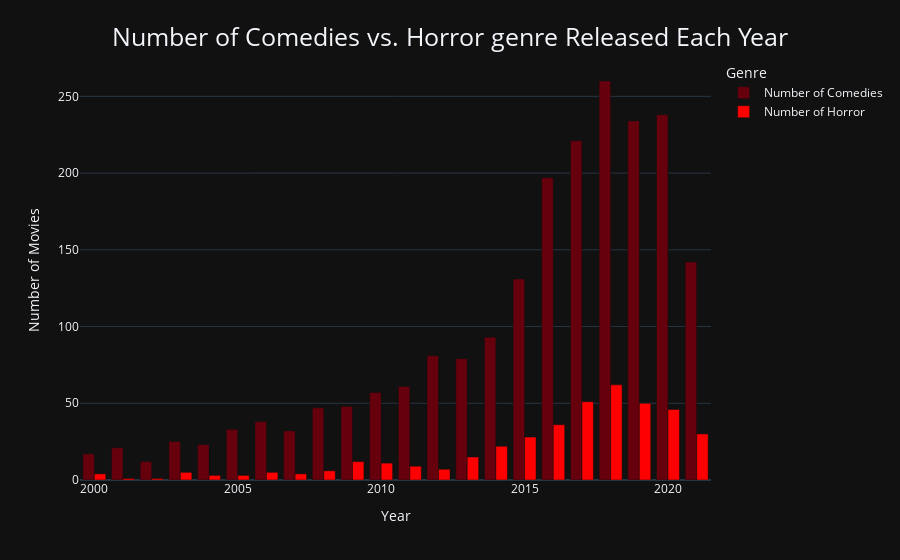

The cell this chart's notebook holds for it:
### Code cell
comedy_count_by_year = comedy_df.groupby(comedy_df['release_year'].dt.year)['title'].count().reset_index()
comedy_count_by_year.columns = ['Year', 'Number of Comedies']

horror_count_by_year = horror_df.groupby(horror_df['release_year'].dt.year)['title'].count().reset_index()
horror_count_by_year.columns = ['Year', 'Number of Horror']

# Merge both DataFrames on 'Year' column
merged_df = pd.merge(comedy_count_by_year, horror_count_by_year, on='Year', how='outer').fillna(0)

fig = px.bar(merged_df, x='Year', y=['Number of Comedies', 'Number of Horror'],
             labels={'value': 'Number of Movies', 'variable': 'Genre'},
             color_discrete_map={'Number of Comedies': '#67000D', 'Number of Horror': 'red'},
             barmode='group',
             template='plotly_dark')

fig.update_layout(
    title={
        'text': "Number of Comedies vs. Horror genre Released Each Year",
        'y': 0.95,
        'x': 0.5,
        'xanchor': 'center',
        'yanchor': 'top',
        'font': {
            'size': 25
        }
    },
)


fig.show()

### Figure 1 — Plotly figure (JSON) as saved in the notebook; plotly's stock layout.template omitted (floating-point values rounded to 4 significant figures)
{"data": [{"alignmentgroup": "True", "hovertemplate": "Genre=Number of Comedies<br>Year=%{x}<br>Number of Movies=%{y}<extra></extra>", "legendgroup": "Number of Comedies", "marker": {"color": "#67000D", "pattern": {"shape": ""}}, "name": "Number of Comedies", "offsetgroup": "Number of Comedies", "orientation": "v", "showlegend": true, "textposition": "auto", "type": "bar", "x": [2000, 2001, 2002, 2003, 2004, 2005, 2006, 2007, 2008, 2009, 2010, 2011, 2012, 2013, 2014, 2015, 2016, 2017, 2018, 2019, 2020, 2021], "xaxis": "x", "y": [17, 21, 12, 25, 23, 33, 38, 32, 47, 48, 57, 61, 81, 79, 93, 131, 197, 221, 260, 234, 238, 142], "yaxis": "y"}, {"alignmentgroup": "True", "hovertemplate": "Genre=Number of Horror<br>Year=%{x}<br>Number of Movies=%{y}<extra></extra>", "legendgroup": "Number of Horror", "marker": {"color": "red", "pattern": {"shape": ""}}, "name": "Number of Horror", "offsetgroup": "Number of Horror", "orientation": "v", "showlegend": true, "textposition": "auto", "type": "bar", "x": [2000, 2001, 2002, 2003, 2004, 2005, 2006, 2007, 2008, 2009, 2010, 2011, 2012, 2013, 2014, 2015, 2016, 2017, 2018, 2019, 2020, 2021], "xaxis": "x", "y": [4, 1, 1, 5, 3, 3, 5, 4, 6, 12, 11, 9, 7, 15, 22, 28, 36, 51, 62, 50, 46, 30], "yaxis": "y"}], "layout": {"barmode": "group", "legend": {"title": {"text": "Genre"}, "tracegroupgap": 0}, "margin": {"t": 60}, "title": {"font": {"size": 25}, "text": "Number of Comedies vs. Horror genre Released Each Year", "x": 0.5, "xanchor": "center", "y": 0.95, "yanchor": "top"}, "xaxis": {"anchor": "y", "domain": [0, 1], "title": {"text": "Year"}}, "yaxis": {"anchor": "x", "domain": [0, 1], "title": {"text": "Number of Movies"}}}}
